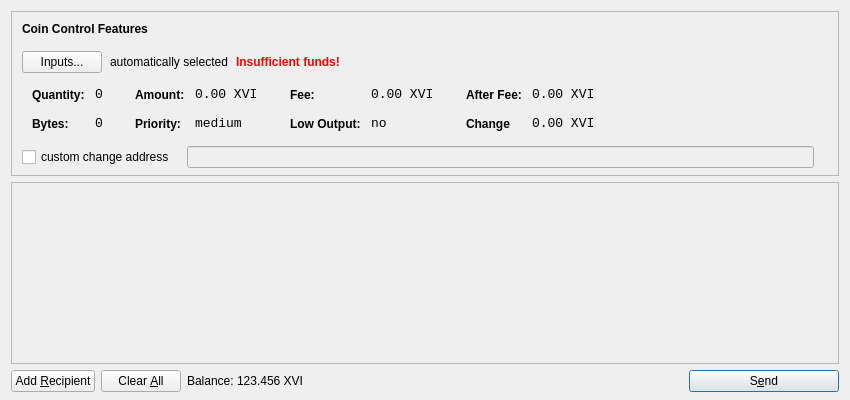
<?xml version="1.0" encoding="UTF-8"?>
<ui version="4.0">
 <class>SendCoinsDialog</class>
 <widget class="QDialog" name="SendCoinsDialog">
  <property name="geometry">
   <rect>
    <x>0</x>
    <y>0</y>
    <width>850</width>
    <height>400</height>
   </rect>
  </property>
  <property name="windowTitle">
   <string>Send Coins</string>
  </property>
  <layout class="QVBoxLayout" name="verticalLayout" stretch="0,1,0">
   <property name="bottomMargin">
    <number>8</number>
   </property>
   <item>
    <widget class="QFrame" name="frameCoinControl">
     <property name="sizePolicy">
      <sizepolicy hsizetype="Expanding" vsizetype="Expanding">
       <horstretch>0</horstretch>
       <verstretch>0</verstretch>
      </sizepolicy>
     </property>
     <property name="maximumSize">
      <size>
       <width>16777215</width>
       <height>16777215</height>
      </size>
     </property>
     <property name="frameShape">
      <enum>QFrame::StyledPanel</enum>
     </property>
     <property name="frameShadow">
      <enum>QFrame::Sunken</enum>
     </property>
     <layout class="QVBoxLayout" name="verticalLayoutCoinControl2">
      <property name="spacing">
       <number>-1</number>
      </property>
      <property name="leftMargin">
       <number>0</number>
      </property>
      <property name="topMargin">
       <number>0</number>
      </property>
      <property name="rightMargin">
       <number>0</number>
      </property>
      <property name="bottomMargin">
       <number>6</number>
      </property>
      <item>
       <layout class="QVBoxLayout" name="verticalLayoutCoinControl" stretch="0,0,0,0,1">
        <property name="spacing">
         <number>0</number>
        </property>
        <property name="leftMargin">
         <number>10</number>
        </property>
        <property name="topMargin">
         <number>10</number>
        </property>
        <item>
         <layout class="QHBoxLayout" name="horizontalLayoutCoinControl1">
          <property name="bottomMargin">
           <number>15</number>
          </property>
          <item>
           <widget class="QLabel" name="labelCoinControlFeatures">
            <property name="sizePolicy">
             <sizepolicy hsizetype="Preferred" vsizetype="Maximum">
              <horstretch>0</horstretch>
              <verstretch>0</verstretch>
             </sizepolicy>
            </property>
            <property name="font">
             <font>
              <weight>75</weight>
              <bold>true</bold>
             </font>
            </property>
            <property name="styleSheet">
             <string notr="true">font-weight:bold;</string>
            </property>
            <property name="text">
             <string>Coin Control Features</string>
            </property>
           </widget>
          </item>
         </layout>
        </item>
        <item>
         <layout class="QHBoxLayout" name="horizontalLayoutCoinControl2" stretch="0,0,0,0">
          <property name="spacing">
           <number>8</number>
          </property>
          <property name="bottomMargin">
           <number>10</number>
          </property>
          <item>
           <widget class="QPushButton" name="pushButtonCoinControl">
            <property name="styleSheet">
             <string notr="true"/>
            </property>
            <property name="text">
             <string>Inputs...</string>
            </property>
           </widget>
          </item>
          <item>
           <widget class="QLabel" name="labelCoinControlAutomaticallySelected">
            <property name="text">
             <string>automatically selected</string>
            </property>
            <property name="margin">
             <number>5</number>
            </property>
           </widget>
          </item>
          <item>
           <widget class="QLabel" name="labelCoinControlInsuffFunds">
            <property name="font">
             <font>
              <weight>75</weight>
              <bold>true</bold>
             </font>
            </property>
            <property name="styleSheet">
             <string notr="true">color:red;font-weight:bold;</string>
            </property>
            <property name="text">
             <string>Insufficient funds!</string>
            </property>
            <property name="margin">
             <number>5</number>
            </property>
           </widget>
          </item>
          <item>
           <spacer name="horizontalSpacerCoinControl">
            <property name="orientation">
             <enum>Qt::Horizontal</enum>
            </property>
            <property name="sizeHint" stdset="0">
             <size>
              <width>40</width>
              <height>1</height>
             </size>
            </property>
           </spacer>
          </item>
         </layout>
        </item>
        <item>
         <widget class="QWidget" name="widgetCoinControl" native="true">
          <property name="sizePolicy">
           <sizepolicy hsizetype="Preferred" vsizetype="Preferred">
            <horstretch>0</horstretch>
            <verstretch>0</verstretch>
           </sizepolicy>
          </property>
          <property name="minimumSize">
           <size>
            <width>0</width>
            <height>0</height>
           </size>
          </property>
          <property name="styleSheet">
           <string notr="true"/>
          </property>
          <layout class="QHBoxLayout" name="horizontalLayoutCoinControl5">
           <property name="margin">
            <number>0</number>
           </property>
           <item>
            <layout class="QHBoxLayout" name="horizontalLayoutCoinControl3" stretch="0,0,0,1">
             <property name="spacing">
              <number>20</number>
             </property>
             <property name="topMargin">
              <number>0</number>
             </property>
             <property name="bottomMargin">
              <number>10</number>
             </property>
             <item>
              <layout class="QFormLayout" name="formLayoutCoinControl1">
               <property name="horizontalSpacing">
                <number>10</number>
               </property>
               <property name="verticalSpacing">
                <number>14</number>
               </property>
               <property name="leftMargin">
                <number>10</number>
               </property>
               <property name="topMargin">
                <number>4</number>
               </property>
               <property name="rightMargin">
                <number>6</number>
               </property>
               <item row="0" column="0">
                <widget class="QLabel" name="labelCoinControlQuantityText">
                 <property name="styleSheet">
                  <string notr="true">font-weight:bold;</string>
                 </property>
                 <property name="text">
                  <string>Quantity:</string>
                 </property>
                 <property name="margin">
                  <number>0</number>
                 </property>
                </widget>
               </item>
               <item row="0" column="1">
                <widget class="QLabel" name="labelCoinControlQuantity">
                 <property name="font">
                  <font>
                   <family>Monospace</family>
                   <pointsize>10</pointsize>
                  </font>
                 </property>
                 <property name="cursor">
                  <cursorShape>IBeamCursor</cursorShape>
                 </property>
                 <property name="contextMenuPolicy">
                  <enum>Qt::ActionsContextMenu</enum>
                 </property>
                 <property name="text">
                  <string>0</string>
                 </property>
                 <property name="margin">
                  <number>0</number>
                 </property>
                 <property name="textInteractionFlags">
                  <set>Qt::LinksAccessibleByMouse|Qt::TextSelectableByKeyboard|Qt::TextSelectableByMouse</set>
                 </property>
                </widget>
               </item>
               <item row="1" column="0">
                <widget class="QLabel" name="labelCoinControlBytesText">
                 <property name="styleSheet">
                  <string notr="true">font-weight:bold;</string>
                 </property>
                 <property name="text">
                  <string>Bytes:</string>
                 </property>
                </widget>
               </item>
               <item row="1" column="1">
                <widget class="QLabel" name="labelCoinControlBytes">
                 <property name="font">
                  <font>
                   <family>Monospace</family>
                   <pointsize>10</pointsize>
                  </font>
                 </property>
                 <property name="cursor">
                  <cursorShape>IBeamCursor</cursorShape>
                 </property>
                 <property name="contextMenuPolicy">
                  <enum>Qt::ActionsContextMenu</enum>
                 </property>
                 <property name="text">
                  <string>0</string>
                 </property>
                 <property name="textInteractionFlags">
                  <set>Qt::LinksAccessibleByMouse|Qt::TextSelectableByKeyboard|Qt::TextSelectableByMouse</set>
                 </property>
                </widget>
               </item>
              </layout>
             </item>
             <item>
              <layout class="QFormLayout" name="formLayoutCoinControl2">
               <property name="horizontalSpacing">
                <number>10</number>
               </property>
               <property name="verticalSpacing">
                <number>14</number>
               </property>
               <property name="leftMargin">
                <number>6</number>
               </property>
               <property name="topMargin">
                <number>4</number>
               </property>
               <property name="rightMargin">
                <number>6</number>
               </property>
               <item row="0" column="0">
                <widget class="QLabel" name="labelCoinControlAmountText">
                 <property name="styleSheet">
                  <string notr="true">font-weight:bold;</string>
                 </property>
                 <property name="text">
                  <string>Amount:</string>
                 </property>
                 <property name="margin">
                  <number>0</number>
                 </property>
                </widget>
               </item>
               <item row="0" column="1">
                <widget class="QLabel" name="labelCoinControlAmount">
                 <property name="font">
                  <font>
                   <family>Monospace</family>
                   <pointsize>10</pointsize>
                  </font>
                 </property>
                 <property name="cursor">
                  <cursorShape>IBeamCursor</cursorShape>
                 </property>
                 <property name="contextMenuPolicy">
                  <enum>Qt::ActionsContextMenu</enum>
                 </property>
                 <property name="text">
                  <string>0.00 XVI</string>
                 </property>
                 <property name="textInteractionFlags">
                  <set>Qt::LinksAccessibleByMouse|Qt::TextSelectableByKeyboard|Qt::TextSelectableByMouse</set>
                 </property>
                </widget>
               </item>
               <item row="1" column="0">
                <widget class="QLabel" name="labelCoinControlPriorityText">
                 <property name="styleSheet">
                  <string notr="true">font-weight:bold;</string>
                 </property>
                 <property name="text">
                  <string>Priority:</string>
                 </property>
                </widget>
               </item>
               <item row="1" column="1">
                <widget class="QLabel" name="labelCoinControlPriority">
                 <property name="font">
                  <font>
                   <family>Monospace</family>
                   <pointsize>10</pointsize>
                  </font>
                 </property>
                 <property name="cursor">
                  <cursorShape>IBeamCursor</cursorShape>
                 </property>
                 <property name="contextMenuPolicy">
                  <enum>Qt::ActionsContextMenu</enum>
                 </property>
                 <property name="text">
                  <string>medium</string>
                 </property>
                 <property name="textInteractionFlags">
                  <set>Qt::LinksAccessibleByMouse|Qt::TextSelectableByKeyboard|Qt::TextSelectableByMouse</set>
                 </property>
                </widget>
               </item>
              </layout>
             </item>
             <item>
              <layout class="QFormLayout" name="formLayoutCoinControl3">
               <property name="horizontalSpacing">
                <number>10</number>
               </property>
               <property name="verticalSpacing">
                <number>14</number>
               </property>
               <property name="leftMargin">
                <number>6</number>
               </property>
               <property name="topMargin">
                <number>4</number>
               </property>
               <property name="rightMargin">
                <number>6</number>
               </property>
               <item row="0" column="0">
                <widget class="QLabel" name="labelCoinControlFeeText">
                 <property name="styleSheet">
                  <string notr="true">font-weight:bold;</string>
                 </property>
                 <property name="text">
                  <string>Fee:</string>
                 </property>
                 <property name="margin">
                  <number>0</number>
                 </property>
                </widget>
               </item>
               <item row="0" column="1">
                <widget class="QLabel" name="labelCoinControlFee">
                 <property name="font">
                  <font>
                   <family>Monospace</family>
                   <pointsize>10</pointsize>
                  </font>
                 </property>
                 <property name="cursor">
                  <cursorShape>IBeamCursor</cursorShape>
                 </property>
                 <property name="contextMenuPolicy">
                  <enum>Qt::ActionsContextMenu</enum>
                 </property>
                 <property name="text">
                  <string>0.00 XVI</string>
                 </property>
                 <property name="textInteractionFlags">
                  <set>Qt::LinksAccessibleByMouse|Qt::TextSelectableByKeyboard|Qt::TextSelectableByMouse</set>
                 </property>
                </widget>
               </item>
               <item row="1" column="0">
                <widget class="QLabel" name="labelCoinControlLowOutputText">
                 <property name="styleSheet">
                  <string notr="true">font-weight:bold;</string>
                 </property>
                 <property name="text">
                  <string>Low Output:</string>
                 </property>
                </widget>
               </item>
               <item row="1" column="1">
                <widget class="QLabel" name="labelCoinControlLowOutput">
                 <property name="font">
                  <font>
                   <family>Monospace</family>
                   <pointsize>10</pointsize>
                  </font>
                 </property>
                 <property name="cursor">
                  <cursorShape>IBeamCursor</cursorShape>
                 </property>
                 <property name="contextMenuPolicy">
                  <enum>Qt::ActionsContextMenu</enum>
                 </property>
                 <property name="text">
                  <string>no</string>
                 </property>
                 <property name="textInteractionFlags">
                  <set>Qt::LinksAccessibleByMouse|Qt::TextSelectableByKeyboard|Qt::TextSelectableByMouse</set>
                 </property>
                </widget>
               </item>
              </layout>
             </item>
             <item>
              <layout class="QFormLayout" name="formLayoutCoinControl4">
               <property name="horizontalSpacing">
                <number>10</number>
               </property>
               <property name="verticalSpacing">
                <number>14</number>
               </property>
               <property name="leftMargin">
                <number>6</number>
               </property>
               <property name="topMargin">
                <number>4</number>
               </property>
               <property name="rightMargin">
                <number>6</number>
               </property>
               <item row="0" column="0">
                <widget class="QLabel" name="labelCoinControlAfterFeeText">
                 <property name="styleSheet">
                  <string notr="true">font-weight:bold;</string>
                 </property>
                 <property name="text">
                  <string>After Fee:</string>
                 </property>
                 <property name="margin">
                  <number>0</number>
                 </property>
                </widget>
               </item>
               <item row="0" column="1">
                <widget class="QLabel" name="labelCoinControlAfterFee">
                 <property name="font">
                  <font>
                   <family>Monospace</family>
                   <pointsize>10</pointsize>
                  </font>
                 </property>
                 <property name="cursor">
                  <cursorShape>IBeamCursor</cursorShape>
                 </property>
                 <property name="contextMenuPolicy">
                  <enum>Qt::ActionsContextMenu</enum>
                 </property>
                 <property name="text">
                  <string>0.00 XVI</string>
                 </property>
                 <property name="textInteractionFlags">
                  <set>Qt::LinksAccessibleByMouse|Qt::TextSelectableByKeyboard|Qt::TextSelectableByMouse</set>
                 </property>
                </widget>
               </item>
               <item row="1" column="0">
                <widget class="QLabel" name="labelCoinControlChangeText">
                 <property name="styleSheet">
                  <string notr="true">font-weight:bold;</string>
                 </property>
                 <property name="text">
                  <string>Change</string>
                 </property>
                </widget>
               </item>
               <item row="1" column="1">
                <widget class="QLabel" name="labelCoinControlChange">
                 <property name="font">
                  <font>
                   <family>Monospace</family>
                   <pointsize>10</pointsize>
                  </font>
                 </property>
                 <property name="cursor">
                  <cursorShape>IBeamCursor</cursorShape>
                 </property>
                 <property name="contextMenuPolicy">
                  <enum>Qt::ActionsContextMenu</enum>
                 </property>
                 <property name="text">
                  <string>0.00 XVI</string>
                 </property>
                 <property name="textInteractionFlags">
                  <set>Qt::LinksAccessibleByMouse|Qt::TextSelectableByKeyboard|Qt::TextSelectableByMouse</set>
                 </property>
                </widget>
               </item>
              </layout>
             </item>
            </layout>
           </item>
          </layout>
         </widget>
        </item>
        <item>
         <layout class="QHBoxLayout" name="horizontalLayoutCoinControl4" stretch="0,0,0">
          <property name="spacing">
           <number>12</number>
          </property>
          <property name="sizeConstraint">
           <enum>QLayout::SetDefaultConstraint</enum>
          </property>
          <property name="topMargin">
           <number>5</number>
          </property>
          <property name="rightMargin">
           <number>5</number>
          </property>
          <item>
           <widget class="QCheckBox" name="checkBoxCoinControlChange">
            <property name="text">
             <string>custom change address</string>
            </property>
           </widget>
          </item>
          <item>
           <widget class="QLineEdit" name="lineEditCoinControlChange">
            <property name="enabled">
             <bool>false</bool>
            </property>
            <property name="sizePolicy">
             <sizepolicy hsizetype="Expanding" vsizetype="Fixed">
              <horstretch>0</horstretch>
              <verstretch>0</verstretch>
             </sizepolicy>
            </property>
           </widget>
          </item>
          <item>
           <widget class="QLabel" name="labelCoinControlChangeLabel">
            <property name="sizePolicy">
             <sizepolicy hsizetype="Preferred" vsizetype="Expanding">
              <horstretch>0</horstretch>
              <verstretch>0</verstretch>
             </sizepolicy>
            </property>
            <property name="minimumSize">
             <size>
              <width>0</width>
              <height>0</height>
             </size>
            </property>
            <property name="text">
             <string/>
            </property>
            <property name="margin">
             <number>3</number>
            </property>
           </widget>
          </item>
         </layout>
        </item>
        <item>
         <spacer name="verticalSpacerCoinControl">
          <property name="orientation">
           <enum>Qt::Vertical</enum>
          </property>
          <property name="sizeHint" stdset="0">
           <size>
            <width>800</width>
            <height>1</height>
           </size>
          </property>
         </spacer>
        </item>
       </layout>
      </item>
     </layout>
    </widget>
   </item>
   <item>
    <widget class="QScrollArea" name="scrollArea">
     <property name="widgetResizable">
      <bool>true</bool>
     </property>
     <widget class="QWidget" name="scrollAreaWidgetContents">
      <property name="geometry">
       <rect>
        <x>0</x>
        <y>0</y>
        <width>830</width>
        <height>165</height>
       </rect>
      </property>
      <layout class="QVBoxLayout" name="verticalLayout_2">
       <property name="margin">
        <number>0</number>
       </property>
       <item>
        <layout class="QVBoxLayout" name="entries">
         <property name="spacing">
          <number>6</number>
         </property>
        </layout>
       </item>
       <item>
        <spacer name="verticalSpacer">
         <property name="orientation">
          <enum>Qt::Vertical</enum>
         </property>
         <property name="sizeHint" stdset="0">
          <size>
           <width>20</width>
           <height>40</height>
          </size>
         </property>
        </spacer>
       </item>
      </layout>
     </widget>
    </widget>
   </item>
   <item>
    <layout class="QHBoxLayout" name="horizontalLayout">
     <item>
      <widget class="QPushButton" name="addButton">
       <property name="toolTip">
        <string>Send to multiple recipients at once</string>
       </property>
       <property name="text">
        <string>Add &amp;Recipient</string>
       </property>
       <property name="autoDefault">
        <bool>false</bool>
       </property>
      </widget>
     </item>
     <item>
      <widget class="QPushButton" name="clearButton">
       <property name="sizePolicy">
        <sizepolicy hsizetype="Minimum" vsizetype="Fixed">
         <horstretch>0</horstretch>
         <verstretch>0</verstretch>
        </sizepolicy>
       </property>
       <property name="toolTip">
        <string>Remove all transaction fields</string>
       </property>
       <property name="text">
        <string>Clear &amp;All</string>
       </property>
       <property name="autoRepeatDelay">
        <number>300</number>
       </property>
       <property name="autoDefault">
        <bool>false</bool>
       </property>
      </widget>
     </item>
     <item>
      <layout class="QHBoxLayout" name="horizontalLayout_2">
       <property name="spacing">
        <number>3</number>
       </property>
       <item>
        <widget class="QLabel" name="label">
         <property name="sizePolicy">
          <sizepolicy hsizetype="Preferred" vsizetype="Fixed">
           <horstretch>0</horstretch>
           <verstretch>0</verstretch>
          </sizepolicy>
         </property>
         <property name="text">
          <string>Balance:</string>
         </property>
        </widget>
       </item>
       <item>
        <widget class="QLabel" name="labelBalance">
         <property name="sizePolicy">
          <sizepolicy hsizetype="Preferred" vsizetype="Fixed">
           <horstretch>0</horstretch>
           <verstretch>0</verstretch>
          </sizepolicy>
         </property>
         <property name="cursor">
          <cursorShape>IBeamCursor</cursorShape>
         </property>
         <property name="text">
          <string>123.456 XVI</string>
         </property>
         <property name="textInteractionFlags">
          <set>Qt::LinksAccessibleByMouse|Qt::TextSelectableByKeyboard|Qt::TextSelectableByMouse</set>
         </property>
        </widget>
       </item>
      </layout>
     </item>
     <item>
      <spacer name="horizontalSpacer">
       <property name="orientation">
        <enum>Qt::Horizontal</enum>
       </property>
       <property name="sizeHint" stdset="0">
        <size>
         <width>40</width>
         <height>20</height>
        </size>
       </property>
      </spacer>
     </item>
     <item>
      <widget class="QPushButton" name="sendButton">
       <property name="minimumSize">
        <size>
         <width>150</width>
         <height>0</height>
        </size>
       </property>
       <property name="toolTip">
        <string>Confirm the send action</string>
       </property>
       <property name="text">
        <string>S&amp;end</string>
       </property>
       <property name="icon">
        <iconset resource="../bitcoin.qrc">
         <normaloff>:/icons/send</normaloff>:/icons/send</iconset>
       </property>
       <property name="default">
        <bool>true</bool>
       </property>
      </widget>
     </item>
    </layout>
   </item>
  </layout>
 </widget>
 <resources>
  <include location="../bitcoin.qrc"/>
 </resources>
 <connections/>
</ui>
